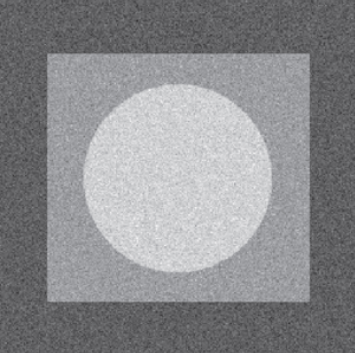
#> input picture Gaussian noise 1.png, 355 x 353 px
$ python histogram.py
#> lines starting #> are read from the running program, lines starting #| are printed output that depends on the picture
import cv2
import numpy as np
import matplotlib.pyplot as plt

# # Đọc hình ảnh gốc
# original_image = cv2.imread('Gaussian noise.png', cv2.IMREAD_GRAYSCALE)
#
# # Thêm nhiễu Gaussian vào hình ảnh
# mean = 0
# stddev = 25
# image_with_gaussian_noise = original_image + np.random.normal(mean, stddev, original_image.shape).astype(np.uint8)
#
# # Giới hạn giá trị pixel trong khoảng 0 đến 255
# image_with_gaussian_noise = np.clip(image_with_gaussian_noise, 0, 255)

image_with_gaussian_noise = cv2.imread("Gaussian noise 1.png")
#> image_with_gaussian_noise is the input picture: shape (353, 355, 3); mean B, G, R 141.9, 139.3, 138.8

# Vẽ histogram cho hình ảnh có nhiễu Gaussian
plt.hist(image_with_gaussian_noise.ravel(), bins=256, range=[0, 256])
plt.title('Histogram for Image with Gaussian Noise')
plt.xlabel('Pixel Value')
plt.ylabel('Frequency')
plt.show()
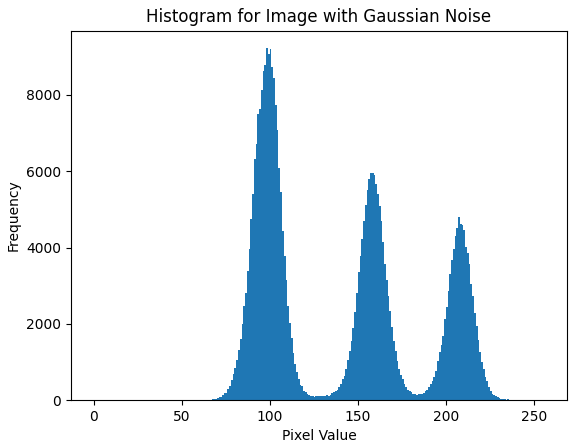
#> figure drawn by matplotlib, 1 panel; tallest bar 9226 high, from x = 98 to 99

$ run again, with Gaussian noise.png copied over Gaussian noise 1.png
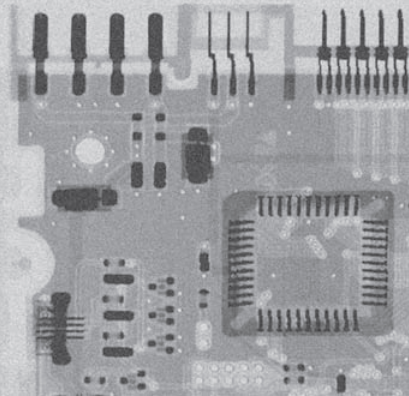
#> input picture Gaussian noise.png, 409 x 396 px
#> image_with_gaussian_noise is the input picture: shape (396, 409, 3); mean B, G, R 162.8, 159.6, 158.8
#> `plt.show()`:
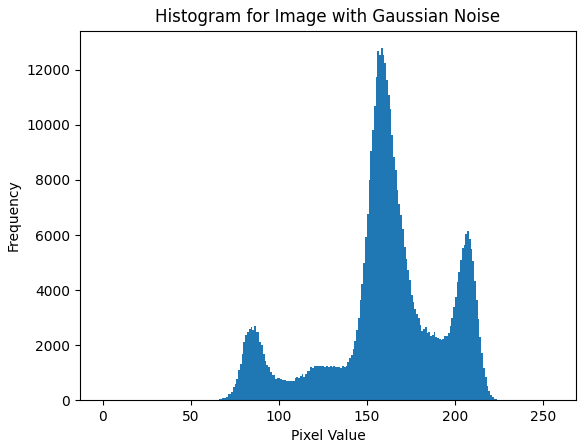
#> figure drawn by matplotlib, 1 panel; tallest bar 12787 high, from x = 158 to 159

$ run again, with Turkey Coffee.png copied over Gaussian noise 1.png
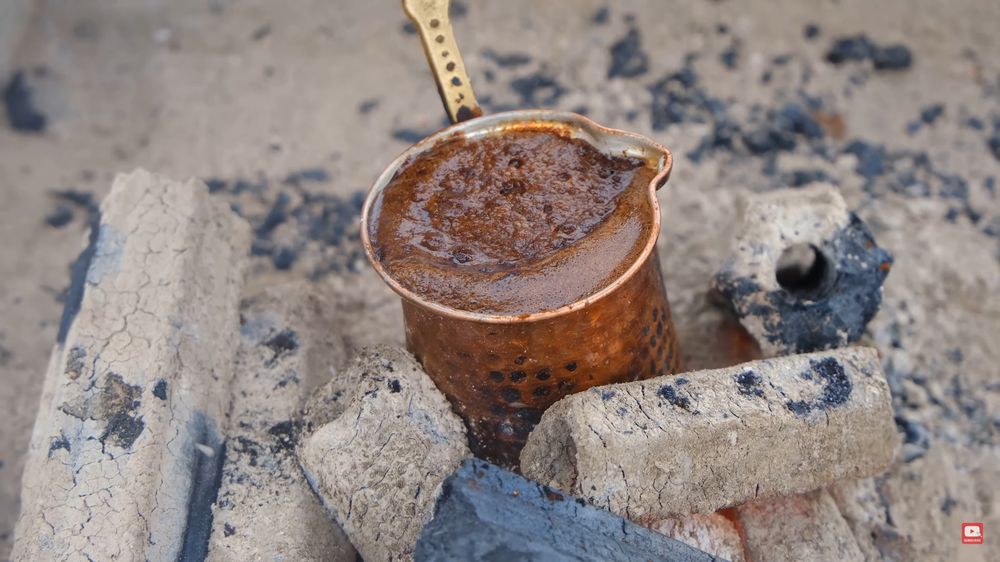
#> input picture Turkey Coffee.png, 1000 x 562 px, shrunk from 1920 x 1080 before the run
#> image_with_gaussian_noise is the input picture: shape (562, 1000, 3); mean B, G, R 128.9, 132.9, 143.8
#> `plt.show()`:
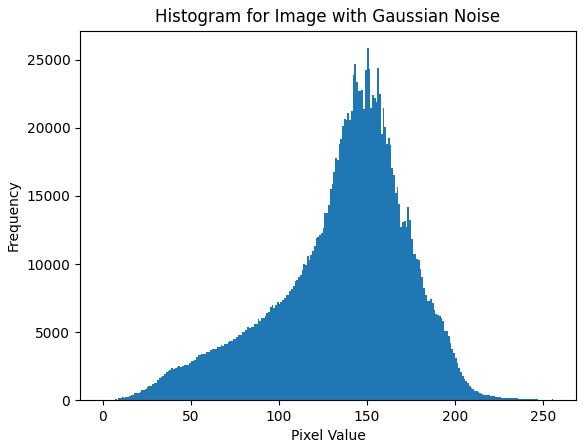
#> figure drawn by matplotlib, 1 panel; tallest bar 25856 high, from x = 150 to 151
